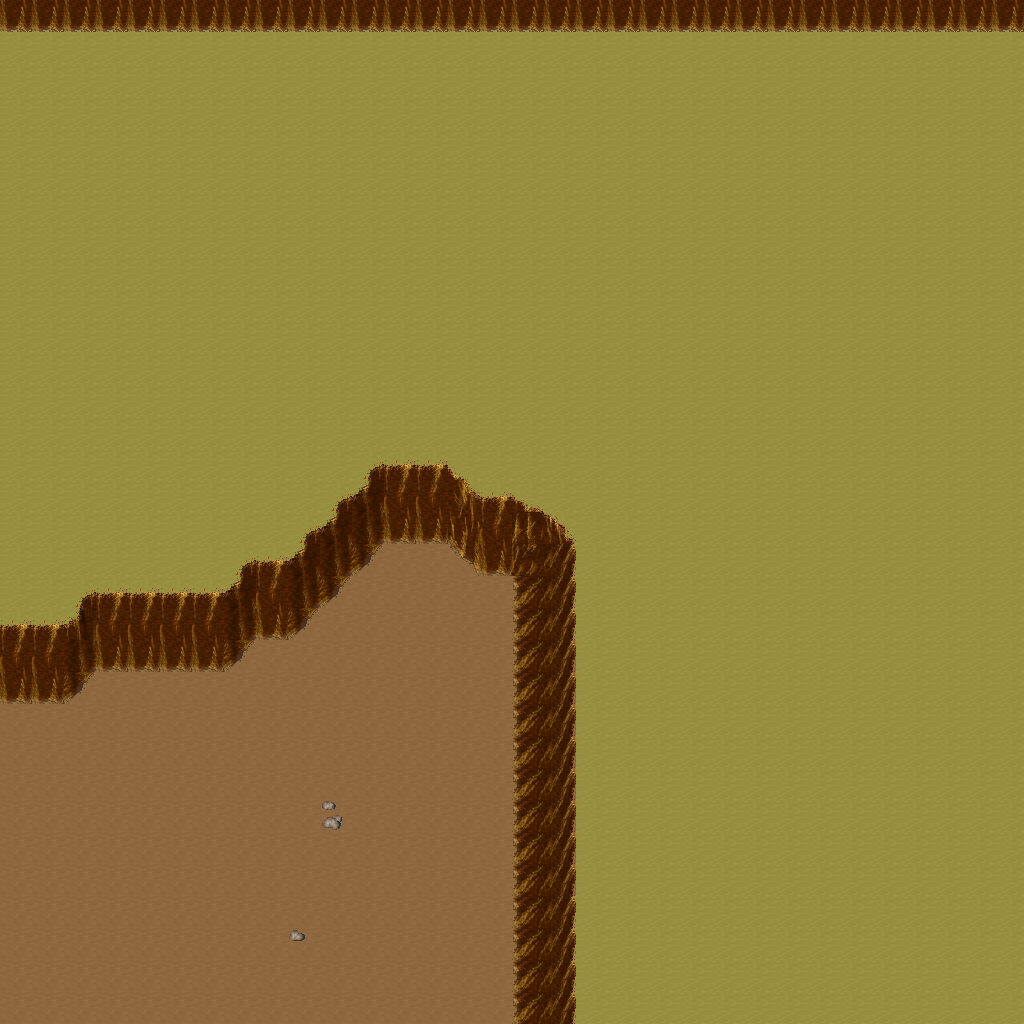

This is a level from a 2D game, rendered from its Tiled map with the project's own tilesets. A one-line summary and the map file follow, with tile-layer data summarised:
An orthogonal 32x32 tile map with 32x32 px tiles, 5 tile layers (Ground, Objects, Objects2, Above, ...), 1 hidden layer not drawn, 31 tilesets.

<map version="1.10" tiledversion="1.11.0" orientation="orthogonal" renderorder="right-down" width="32" height="32" tilewidth="32" tileheight="32" infinite="0" nextlayerid="11" nextobjectid="1">
 <tileset firstgid="1" name="ground_ground" tilewidth="32" tileheight="32" tilecount="33" columns="3">
  <image source="../drawable/ground_ground.png" width="96" height="352" />
 </tileset>
 <tileset firstgid="34" name="ground_ridge_earth_dark" tilewidth="32" tileheight="32" tilecount="96" columns="12">
  <image source="../drawable/ground_ridge_earth_dark.png" width="384" height="256" />
 </tileset>
 <tileset firstgid="130" name="furniture_light_iron_lamp" tilewidth="32" tileheight="32" tilecount="3" columns="1">
  <image source="../drawable/furniture_light_iron_lamp.png" width="32" height="96" />
 </tileset>
 <tileset firstgid="133" name="furniture_light_dark_torch" tilewidth="32" tileheight="32" tilecount="8" columns="2">
  <image source="../drawable/furniture_light_dark_torch.png" width="64" height="128" />
 </tileset>
 <tileset firstgid="141" name="furniture_light_flames" tilewidth="32" tileheight="32" tilecount="6" columns="6">
  <image source="../drawable/furniture_light_flames.png" width="192" height="32" />
 </tileset>
 <tileset firstgid="147" name="item_corpse_skeleton" tilewidth="32" tileheight="32" tilecount="4" columns="2">
  <image source="../drawable/item_corpse_skeleton.png" width="64" height="64" />
 </tileset>
 <tileset firstgid="151" name="item_blood_floor_stains_2" tilewidth="32" tileheight="32" tilecount="4" columns="2">
  <image source="../drawable/item_blood_floor_stains_2.png" width="64" height="64" />
 </tileset>
 <tileset firstgid="155" name="item_chest_large" tilewidth="32" tileheight="32" tilecount="8" columns="4">
  <image source="../drawable/item_chest_large.png" width="128" height="64" />
 </tileset>
 <tileset firstgid="163" name="item_armor_sword_rack" tilewidth="32" tileheight="32" tilecount="4" columns="2">
  <image source="../drawable/item_armor_sword_rack.png" width="64" height="64" />
 </tileset>
 <tileset firstgid="167" name="item_armor_weapons_rack" tilewidth="32" tileheight="32" tilecount="18" columns="9">
  <image source="../drawable/item_armor_weapons_rack.png" width="288" height="64" />
 </tileset>
 <tileset firstgid="185" name="item_pot_barrel_tall" tilewidth="32" tileheight="32" tilecount="2" columns="1">
  <image source="../drawable/item_pot_barrel_tall.png" width="32" height="64" />
 </tileset>
 <tileset firstgid="187" name="item_pot_pot_tall" tilewidth="32" tileheight="32" tilecount="2" columns="1">
  <image source="../drawable/item_pot_pot_tall.png" width="32" height="64" />
 </tileset>
 <tileset firstgid="189" name="ground_rock_pebbles" tilewidth="32" tileheight="32" tilecount="3" columns="1">
  <image source="../drawable/ground_rock_pebbles.png" width="32" height="96" />
 </tileset>
 <tileset firstgid="192" name="item_corpse_skull_dark" tilewidth="32" tileheight="32" tilecount="2" columns="2">
  <image source="../drawable/item_corpse_skull_dark.png" width="64" height="32" />
 </tileset>
 <tileset firstgid="194" name="ground_ladder_horizontal_dark" tilewidth="32" tileheight="32" tilecount="3" columns="1">
  <image source="../drawable/ground_ladder_horizontal_dark.png" width="32" height="96" />
 </tileset>
 <tileset firstgid="197" name="ground_fire_fire" tilewidth="32" tileheight="32" tilecount="27" columns="3">
  <image source="../drawable/ground_fire_fire.png" width="96" height="288" />
 </tileset>
 <tileset firstgid="224" name="ground_cobbled_paving" tilewidth="32" tileheight="32" tilecount="1" columns="1">
  <image source="../drawable/ground_cobbled_paving.png" width="32" height="32" />
 </tileset>
 <tileset firstgid="225" name="plant_stump_int_small_stump" tilewidth="32" tileheight="32" tilecount="1" columns="1">
  <image source="../drawable/plant_stump_int_small_stump.png" width="32" height="32" />
 </tileset>
 <tileset firstgid="226" name="furniture_table_tree_stump_table" tilewidth="32" tileheight="32" tilecount="4" columns="2">
  <image source="../drawable/furniture_table_tree_stump_table.png" width="64" height="64" />
 </tileset>
 <tileset firstgid="230" name="logic_collision" tilewidth="32" tileheight="32" tilecount="1" columns="1">
  <image source="../drawable/logic_collision.png" width="32" height="32" />
 </tileset>
 <tileset firstgid="231" name="ground_ladder_vertical_dark" tilewidth="32" tileheight="32" tilecount="3" columns="3">
  <image source="../drawable/ground_ladder_vertical_dark.png" width="96" height="32" />
 </tileset>
 <tileset firstgid="234" name="logic_creature_animal" tilewidth="32" tileheight="32" tilecount="32" columns="8">
  <image source="../drawable/logic_creature_animal.png" width="256" height="128" />
 </tileset>
 <tileset firstgid="266" name="logic_creature_human_barbarian" tilewidth="32" tileheight="32" tilecount="7" columns="7">
  <image source="../drawable/logic_creature_human_barbarian.png" width="224" height="32" />
 </tileset>
 <tileset firstgid="273" name="ground_ladder_steps" tilewidth="32" tileheight="32" tilecount="6" columns="3">
  <image source="../drawable/ground_ladder_steps.png" width="96" height="64" />
 </tileset>
 <tileset firstgid="279" name="logic_portal" tilewidth="32" tileheight="32" tilecount="24" columns="8">
  <image source="../drawable/logic_portal.png" width="256" height="96" />
 </tileset>
 <tileset firstgid="303" name="ground_earth_edges_yellowgreen" tilewidth="32" tileheight="32" tilecount="15" columns="5">
  <image source="../drawable/ground_earth_edges_yellowgreen.png" width="160" height="96" />
 </tileset>
 <tileset firstgid="318" name="plant_grasses" tilewidth="32" tileheight="32" tilecount="6" columns="3">
  <image source="../drawable/plant_grasses.png" width="96" height="64" />
 </tileset>
 <tileset firstgid="324" name="light_yellow_light_5x5" tilewidth="32" tileheight="32" tilecount="25" columns="5">
  <image source="../drawable/light_yellow_light_5x5.png" width="160" height="160" />
 </tileset>
 <tileset firstgid="349" name="light_dim_yellow_light_7x5" tilewidth="32" tileheight="32" tilecount="35" columns="7">
  <image source="../drawable/light_dim_yellow_light_7x5.png" width="224" height="160" />
 </tileset>
 <tileset firstgid="384" name="item_firewood" tilewidth="32" tileheight="32" tilecount="12" columns="3">
  <image source="../drawable/item_firewood.png" width="96" height="128" />
 </tileset>
 <tileset firstgid="396" name="logic_creature_insect" tilewidth="32" tileheight="32" tilecount="5" columns="5">
  <image source="../drawable/logic_creature_insect.png" width="160" height="32" />
 </tileset>
 <layer id="1" name="Ground" width="32" height="32">
  <data>[1024 cells, 1024 non-empty, 2 distinct tile ids]</data>
 </layer>
 <layer id="2" name="Objects" width="32" height="32">
  <data>[1024 cells, 89 non-empty, 20 distinct tile ids]</data>
 </layer>
 <layer id="3" name="Objects2" width="32" height="32">
  <data>[1024 cells, 33 non-empty, 2 distinct tile ids]</data>
 </layer>
 <layer id="4" name="Above" width="32" height="32">
  <data>[1024 cells, 0 non-empty, 0 distinct tile ids]</data>
 </layer>
 <layer id="5" name="Above2" width="32" height="32">
  <data>[1024 cells, 0 non-empty, 0 distinct tile ids]</data>
 </layer>
 <layer id="6" name="Walkable" width="32" height="32" visible="0">
  <data>[1024 cells, 112 non-empty, 1 distinct tile ids]</data>
 </layer>
 <objectgroup id="7" name="Mapevents" />
 <objectgroup id="8" name="Spawn" />
 <objectgroup id="9" name="Keys" />
 <objectgroup id="10" name="Replace" />
</map>
